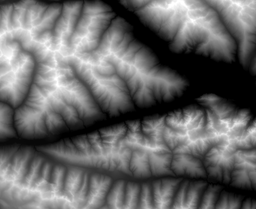
#> input picture output_image.png, 256 x 209 px, shrunk from 4257 x 3472 before the run, found by its file name
$ python test4.py
#> lines starting #> are read from the running program, lines starting #| are printed output that depends on the picture; after the words box and inside, x2 and y2 are one past the last pixel; in counts of white or black regions, pixels touching at a corner belong together
#> further down, image is the input picture: shape (209, 256); min 0, max 255, mean 103.1
import cv2
import numpy as np
import matplotlib.pyplot as plt

class QuadTreeNode:
    def __init__(self, x, y, width, height):
        self.x = x
        self.y = y
        self.width = width
        self.height = height
        self.is_obstacle = False
        self.children = []

def quadtree_process(image, threshold):
#> called with threshold = 70
    height, width = image.shape[:2]
#> height = 209; width = 256
    quadtree = QuadTreeNode(0, 0, width, height)
    process_quadtree(image, quadtree, threshold)
    return quadtree

def process_quadtree(image, quadtree, threshold):
#> called with threshold = 70
    x, y, w, h = quadtree.x, quadtree.y, quadtree.width, quadtree.height
#> x = 0; y = 0; w = 256; h = 209
    region = image[y:y+h, x:x+w]
    max_value = np.max(region)
#> max_value = 255

    if max_value < threshold:
        quadtree.is_obstacle = True
    else:
        if w > 1 and h > 1:
            quadtree.children = []
            half_w, half_h = w // 2, h // 2
#> half_w = 128; half_h = 104
            quadtree.children.append(QuadTreeNode(x, y, half_w, half_h))
            quadtree.children.append(QuadTreeNode(x + half_w, y, half_w, half_h))
            quadtree.children.append(QuadTreeNode(x, y + half_h, half_w, half_h))
            quadtree.children.append(QuadTreeNode(x + half_w, y + half_h, half_w, half_h))

            for child in quadtree.children:
                process_quadtree(image, child, threshold)
#> this loop made 4 passes
#> pass 1, in process_quadtree (call 2), `region = image[y:y+h, x:x+w]`:
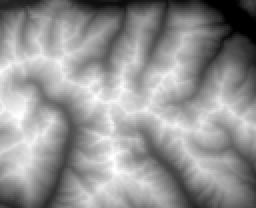
#> region: shape (104, 128) (shown 2 times larger); min 0, max 255, mean 147
#> pass 1, in process_quadtree (call 3), `region = image[y:y+h, x:x+w]`:
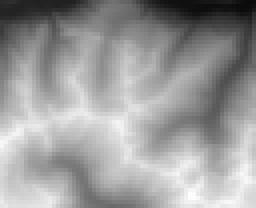
#> region: shape (52, 64) (shown 4 times larger); min 11, max 253, mean 155
#> pass 1, in process_quadtree (call 4), `region = image[y:y+h, x:x+w]`:
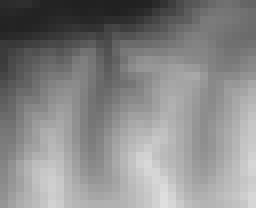
#> region: shape (26, 32) (shown 8 times larger); min 33, max 223, mean 135.6
#> pass 1, in process_quadtree (call 325), `region = image[y:y+h, x:x+w]`:
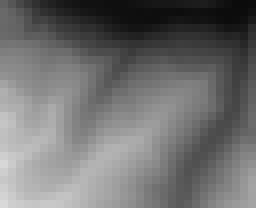
#> region: shape (26, 32) (shown 8 times larger); min 11, max 217, mean 111.7

def quadtree_to_map(quadtree):
    map_width = quadtree.width
    map_height = quadtree.height
    map_array = np.zeros((map_height, map_width), dtype=np.uint8)
    fill_map_array(quadtree, map_array)
    return map_array

def fill_map_array(node, map_array):
    if node.is_obstacle:
        map_array[node.y:node.y + node.height, node.x:node.x + node.width] = 255
    else:
        for child in node.children:
            fill_map_array(child, map_array)

# Load the grayscale image
image = cv2.imread('output_image.png', cv2.IMREAD_GRAYSCALE)

# Define the threshold value
threshold = 70

# Perform quadtree process
quadtree = quadtree_process(image, threshold)

# Create a colored version of the image
image_colored = cv2.cvtColor(image, cv2.COLOR_GRAY2BGR)

# Draw quadtree overlay on the colored image
def draw_quadtree(node, image):
    if node.is_obstacle:
        cv2.rectangle(image, (node.x, node.y), (node.x + node.width, node.y + node.height), (0, 0, 255), 2)
    else:
        for child in node.children:
            draw_quadtree(child, image)

draw_quadtree(quadtree, image_colored)

# Convert quadtree to a map
map_array = quadtree_to_map(quadtree)
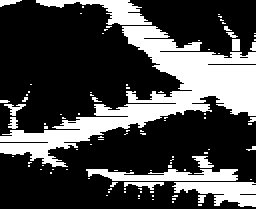
#> map_array: shape (209, 256); 28.5% white; 97 white regions (77 under 20 px), largest, box (x1, y1, x2, y2) and area: (0, 26, 256, 167) 10210, (172, 182, 256, 207) 1290, (86, 169, 238, 181) 1266

# Display the image with the quadtree overlay
cv2.imshow('Image with Quadtree Overlay', image_colored)
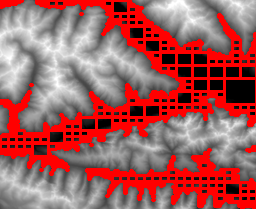
#> window 'Image with Quadtree Overlay': shape (209, 256, 3); mean B, G, R 91.4, 91.4, 162.3
cv2.waitKey(0)
cv2.destroyAllWindows()

# Save the map to a text file
np.savetxt('map.txt', map_array, fmt='%d')

# Create a plot and display the map
plt.imshow(map_array, cmap='gray')
plt.title('Map')
plt.show()
